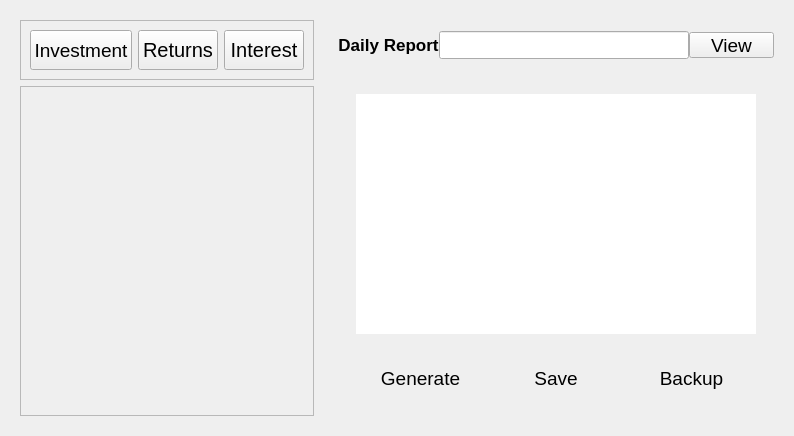
            <widget class="QWidget" name="mainframe_2" native="true">
             <property name="sizePolicy">
              <sizepolicy hsizetype="Preferred" vsizetype="Expanding">
               <horstretch>0</horstretch>
               <verstretch>0</verstretch>
              </sizepolicy>
             </property>
             <layout class="QHBoxLayout" name="horizontalLayout_15" stretch="5,3">
              <item>
               <widget class="QWidget" name="widget" native="true">
                <property name="styleSheet">
                 <string notr="true"/>
                </property>
                <layout class="QVBoxLayout" name="verticalLayout_9">
                 <item alignment="Qt::AlignTop">
                  <widget class="QFrame" name="frame_8">
                   <property name="frameShape">
                    <enum>QFrame::StyledPanel</enum>
                   </property>
                   <property name="frameShadow">
                    <enum>QFrame::Raised</enum>
                   </property>
                   <layout class="QHBoxLayout" name="horizontalLayout_16">
                    <item>
                     <widget class="QPushButton" name="invesbtn">
                      <property name="sizePolicy">
                       <sizepolicy hsizetype="MinimumExpanding" vsizetype="Expanding">
                        <horstretch>0</horstretch>
                        <verstretch>0</verstretch>
                       </sizepolicy>
                      </property>
                      <property name="minimumSize">
                       <size>
                        <width>0</width>
                        <height>40</height>
                       </size>
                      </property>
                      <property name="font">
                       <font>
                        <pointsize>14</pointsize>
                        <weight>50</weight>
                        <bold>false</bold>
                       </font>
                      </property>
                      <property name="text">
                       <string>Investment</string>
                      </property>
                      <property name="icon">
                       <iconset resource="resources.qrc">
                        <normaloff>:/white icons/assets/icons/white/bar-chart-2.svg</normaloff>:/white icons/assets/icons/white/bar-chart-2.svg</iconset>
                      </property>
                      <property name="iconSize">
                       <size>
                        <width>24</width>
                        <height>24</height>
                       </size>
                      </property>
                     </widget>
                    </item>
                    <item>
                     <widget class="QPushButton" name="returnbtn">
                      <property name="sizePolicy">
                       <sizepolicy hsizetype="MinimumExpanding" vsizetype="Fixed">
                        <horstretch>0</horstretch>
                        <verstretch>0</verstretch>
                       </sizepolicy>
                      </property>
                      <property name="minimumSize">
                       <size>
                        <width>0</width>
                        <height>40</height>
                       </size>
                      </property>
                      <property name="font">
                       <font>
                        <pointsize>15</pointsize>
                       </font>
                      </property>
                      <property name="text">
                       <string>Returns</string>
                      </property>
                      <property name="icon">
                       <iconset resource="resources.qrc">
                        <normaloff>:/white icons/assets/icons/white/bar-chart.svg</normaloff>:/white icons/assets/icons/white/bar-chart.svg</iconset>
                      </property>
                      <property name="iconSize">
                       <size>
                        <width>24</width>
                        <height>24</height>
                       </size>
                      </property>
                     </widget>
                    </item>
                    <item>
                     <widget class="QPushButton" name="interestbtn">
                      <property name="sizePolicy">
                       <sizepolicy hsizetype="MinimumExpanding" vsizetype="MinimumExpanding">
                        <horstretch>0</horstretch>
                        <verstretch>15</verstretch>
                       </sizepolicy>
                      </property>
                      <property name="minimumSize">
                       <size>
                        <width>0</width>
                        <height>40</height>
                       </size>
                      </property>
                      <property name="font">
                       <font>
                        <pointsize>15</pointsize>
                       </font>
                      </property>
                      <property name="text">
                       <string>Interest</string>
                      </property>
                      <property name="icon">
                       <iconset resource="resources.qrc">
                        <normaloff>:/white icons/assets/icons/white/sidebar.svg</normaloff>:/white icons/assets/icons/white/sidebar.svg</iconset>
                      </property>
                     </widget>
                    </item>
                   </layout>
                  </widget>
                 </item>
                 <item>
                  <widget class="QFrame" name="frame_9">
                   <property name="sizePolicy">
                    <sizepolicy hsizetype="Preferred" vsizetype="Expanding">
                     <horstretch>0</horstretch>
                     <verstretch>0</verstretch>
                    </sizepolicy>
                   </property>
                   <property name="frameShape">
                    <enum>QFrame::StyledPanel</enum>
                   </property>
                   <property name="frameShadow">
                    <enum>QFrame::Raised</enum>
                   </property>
                   <layout class="QHBoxLayout" name="horizontalLayout_17">
                    <item>
                     <widget class="QStackedWidget" name="stackedWidget_2">
                      <property name="currentIndex">
                       <number>2</number>
                      </property>
                      <widget class="QWidget" name="investment_chart">
                       <layout class="QHBoxLayout" name="horizontalLayout_18">
                        <item>
                         <widget class="QWidget" name="Ichart" native="true"/>
                        </item>
                       </layout>
                      </widget>
                      <widget class="QWidget" name="return_chart">
                       <layout class="QHBoxLayout" name="horizontalLayout_19">
                        <item>
                         <widget class="QWidget" name="Rchart" native="true"/>
                        </item>
                       </layout>
                      </widget>
                      <widget class="QWidget" name="interest_chart">
                       <layout class="QHBoxLayout" name="horizontalLayout_20">
                        <item>
                         <widget class="QWidget" name="Inchart" native="true"/>
                        </item>
                       </layout>
                      </widget>
                     </widget>
                    </item>
                   </layout>
                  </widget>
                 </item>
                </layout>
               </widget>
              </item>
              <item>
               <widget class="QWidget" name="dailyreport" native="true">
                <property name="styleSheet">
                 <string notr="true"/>
                </property>
                <layout class="QVBoxLayout" name="verticalLayout_10">
                 <item>
                  <widget class="QFrame" name="frame_17">
                   <property name="minimumSize">
                    <size>
                     <width>0</width>
                     <height>50</height>
                    </size>
                   </property>
                   <property name="maximumSize">
                    <size>
                     <width>16777215</width>
                     <height>50</height>
                    </size>
                   </property>
                   <property name="styleSheet">
                    <string notr="true"/>
                   </property>
                   <property name="frameShape">
                    <enum>QFrame::NoFrame</enum>
                   </property>
                   <property name="frameShadow">
                    <enum>QFrame::Raised</enum>
                   </property>
                   <layout class="QHBoxLayout" name="horizontalLayout_21">
                    <property name="spacing">
                     <number>0</number>
                    </property>
                    <property name="leftMargin">
                     <number>0</number>
                    </property>
                    <property name="topMargin">
                     <number>0</number>
                    </property>
                    <property name="rightMargin">
                     <number>0</number>
                    </property>
                    <property name="bottomMargin">
                     <number>0</number>
                    </property>
                    <item>
                     <widget class="QLabel" name="label_26">
                      <property name="font">
                       <font>
                        <pointsize>13</pointsize>
                        <weight>75</weight>
                        <bold>true</bold>
                       </font>
                      </property>
                      <property name="styleSheet">
                       <string notr="true"/>
                      </property>
                      <property name="text">
                       <string>Daily Report</string>
                      </property>
                      <property name="alignment">
                       <set>Qt::AlignCenter</set>
                      </property>
                     </widget>
                    </item>
                    <item>
                     <widget class="QLineEdit" name="daily_line">
                      <property name="sizePolicy">
                       <sizepolicy hsizetype="Maximum" vsizetype="Fixed">
                        <horstretch>0</horstretch>
                        <verstretch>0</verstretch>
                       </sizepolicy>
                      </property>
                      <property name="minimumSize">
                       <size>
                        <width>250</width>
                        <height>0</height>
                       </size>
                      </property>
                      <property name="maximumSize">
                       <size>
                        <width>16777215</width>
                        <height>16777215</height>
                       </size>
                      </property>
                      <property name="font">
                       <font>
                        <pointsize>13</pointsize>
                       </font>
                      </property>
                      <property name="styleSheet">
                       <string notr="true"/>
                      </property>
                     </widget>
                    </item>
                    <item>
                     <widget class="QPushButton" name="viewbtn">
                      <property name="minimumSize">
                       <size>
                        <width>85</width>
                        <height>26</height>
                       </size>
                      </property>
                      <property name="maximumSize">
                       <size>
                        <width>85</width>
                        <height>26</height>
                       </size>
                      </property>
                      <property name="font">
                       <font>
                        <pointsize>14</pointsize>
                        <weight>50</weight>
                        <bold>false</bold>
                       </font>
                      </property>
                      <property name="styleSheet">
                       <string notr="true"/>
                      </property>
                      <property name="text">
                       <string>View</string>
                      </property>
                      <property name="icon">
                       <iconset resource="resources.qrc">
                        <normaloff>:/white icons/assets/icons/white/file-minus.svg</normaloff>:/white icons/assets/icons/white/file-minus.svg</iconset>
                      </property>
                      <property name="iconSize">
                       <size>
                        <width>20</width>
                        <height>20</height>
                       </size>
                      </property>
                     </widget>
                    </item>
                   </layout>
                  </widget>
                 </item>
                 <item>
                  <widget class="QFrame" name="frame_18">
                   <property name="styleSheet">
                    <string notr="true"/>
                   </property>
                   <property name="frameShape">
                    <enum>QFrame::NoFrame</enum>
                   </property>
                   <property name="frameShadow">
                    <enum>QFrame::Raised</enum>
                   </property>
                   <layout class="QVBoxLayout" name="verticalLayout_17" stretch="0,0">
                    <item>
                     <widget class="QFrame" name="frame_16">
                      <property name="styleSheet">
                       <string notr="true">border:none;</string>
                      </property>
                      <property name="frameShape">
                       <enum>QFrame::StyledPanel</enum>
                      </property>
                      <property name="frameShadow">
                       <enum>QFrame::Raised</enum>
                      </property>
                      <layout class="QHBoxLayout" name="horizontalLayout_25">
                       <item>
                        <widget class="QPlainTextEdit" name="daily_section_2">
                         <property name="minimumSize">
                          <size>
                           <width>0</width>
                           <height>240</height>
                          </size>
                         </property>
                         <property name="font">
                          <font>
                           <pointsize>18</pointsize>
                          </font>
                         </property>
                         <property name="styleSheet">
                          <string notr="true"/>
                         </property>
                        </widget>
                       </item>
                      </layout>
                     </widget>
                    </item>
                    <item>
                     <widget class="QFrame" name="frame_344">
                      <property name="styleSheet">
                       <string notr="true">border:none;</string>
                      </property>
                      <property name="frameShape">
                       <enum>QFrame::StyledPanel</enum>
                      </property>
                      <property name="frameShadow">
                       <enum>QFrame::Raised</enum>
                      </property>
                      <layout class="QHBoxLayout" name="horizontalLayout_28">
                       <item>
                        <widget class="QPushButton" name="backupbtn_3">
                         <property name="minimumSize">
                          <size>
                           <width>90</width>
                           <height>40</height>
                          </size>
                         </property>
                         <property name="maximumSize">
                          <size>
                           <width>200</width>
                           <height>40</height>
                          </size>
                         </property>
                         <property name="font">
                          <font>
                           <pointsize>14</pointsize>
                           <weight>50</weight>
                           <italic>false</italic>
                           <bold>false</bold>
                          </font>
                         </property>
                         <property name="styleSheet">
                          <string notr="true"/>
                         </property>
                         <property name="text">
                          <string>Generate</string>
                         </property>
                         <property name="icon">
                          <iconset resource="resources.qrc">
                           <normaloff>:/white icons/assets/icons/white/save.svg</normaloff>:/white icons/assets/icons/white/save.svg</iconset>
                         </property>
                         <property name="iconSize">
                          <size>
                           <width>20</width>
                           <height>20</height>
                          </size>
                         </property>
                        </widget>
                       </item>
                       <item>
                        <widget class="QPushButton" name="generatebtn_3">
                         <property name="minimumSize">
                          <size>
                           <width>90</width>
                           <height>40</height>
                          </size>
                         </property>
                         <property name="maximumSize">
                          <size>
                           <width>200</width>
                           <height>40</height>
                          </size>
                         </property>
                         <property name="font">
                          <font>
                           <pointsize>14</pointsize>
                           <weight>50</weight>
                           <italic>false</italic>
                           <bold>false</bold>
                          </font>
                         </property>
                         <property name="styleSheet">
                          <string notr="true"/>
                         </property>
                         <property name="text">
                          <string>Save</string>
                         </property>
                         <property name="icon">
                          <iconset resource="resources.qrc">
                           <normaloff>:/white icons/assets/icons/white/arrow-down.svg</normaloff>:/white icons/assets/icons/white/arrow-down.svg</iconset>
                         </property>
                         <property name="iconSize">
                          <size>
                           <width>20</width>
                           <height>20</height>
                          </size>
                         </property>
                        </widget>
                       </item>
                       <item>
                        <widget class="QPushButton" name="savebtn_3">
                         <property name="minimumSize">
                          <size>
                           <width>90</width>
                           <height>40</height>
                          </size>
                         </property>
                         <property name="maximumSize">
                          <size>
                           <width>200</width>
                           <height>40</height>
                          </size>
                         </property>
                         <property name="font">
                          <font>
                           <pointsize>14</pointsize>
                           <weight>50</weight>
                           <italic>false</italic>
                           <bold>false</bold>
                          </font>
                         </property>
                         <property name="styleSheet">
                          <string notr="true"/>
                         </property>
                         <property name="text">
                          <string>Backup</string>
                         </property>
                         <property name="icon">
                          <iconset resource="resources.qrc">
                           <normaloff>:/white icons/assets/icons/white/rotate-cw.svg</normaloff>:/white icons/assets/icons/white/rotate-cw.svg</iconset>
                         </property>
                         <property name="iconSize">
                          <size>
                           <width>20</width>
                           <height>20</height>
                          </size>
                         </property>
                        </widget>
                       </item>
                      </layout>
                     </widget>
                    </item>
                   </layout>
                  </widget>
                 </item>
                </layout>
               </widget>
              </item>
             </layout>
            </widget>
